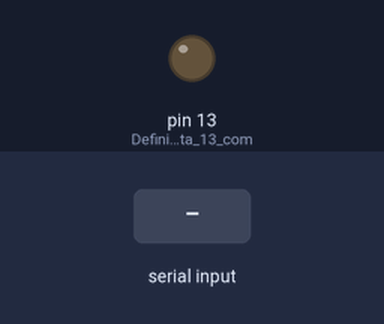
Bench run of a sketch on a simulated Arduino Uno, built with avr-gcc and run on an emulated ATmega328P. Shown: output pins drawn as LEDs (lit = HIGH). Inputs (shaded band) come from the test bench. What the sketch prints to the serial monitor is not drawn.

Above: at 1.2 s.
1.3 s: "L" received over Serial
At 2.2 s:
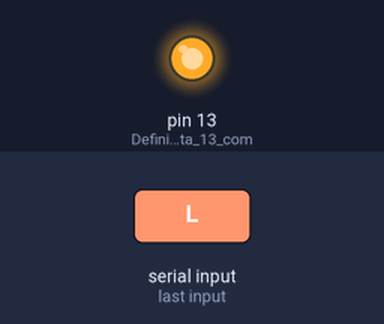
3.0 s: "D" received over Serial
At 3.4 s:
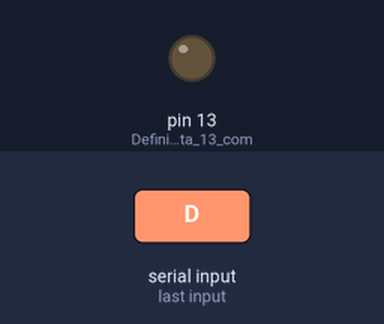
4.7 s: "1" received over Serial
At 5.9 s:
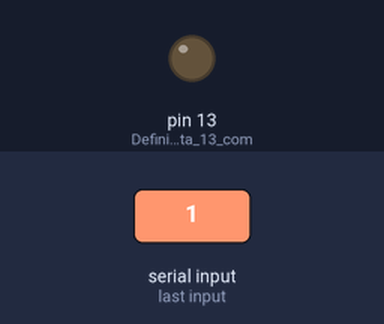
Timing chart, 0 to 7.7 s (numbered marks = the images above; inputs shaded):
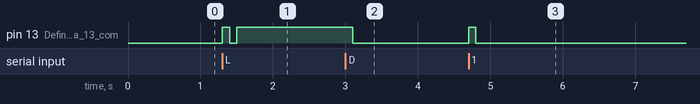

Measured:
- after the input at 1.3 s, pin 13 (Definição_da_Porta_13_com): LOW → HIGH at once, → LOW 0.10 s later, → HIGH 0.10 s later
- after the input at 3.0 s, pin 13 (Definição_da_Porta_13_com): HIGH → LOW after 0.10 s
- after the input at 4.7 s, pin 13 (Definição_da_Porta_13_com): LOW → HIGH at once, → LOW 0.10 s later

The sketch:

TesteConexao.ino
```cpp
//Configurações iniciais
void setup() {
  Serial.begin(9600);  //Taxa de transmissão
  pinMode(13, OUTPUT);  //Definição da Porta 13 como saída
}

//Função principal
void loop() {
  //declaração da variável (vetor) que armazenará os
  //dados recebidos via porta serial
  char mensagem[10];

  //declaração da variável que auxiliará em indicar a
  //posição no vetor para armazenar cada caractere lido
  int i=0;

  //Condição para verificar se exite informação sendo
  //recebida pela porta serial
  if (Serial.available())
  {
    //Sendo verdadeira a condição

    //realiza a leitura do caractere e atribui no vetor
    mensagem[i] = Serial.read();

    //incrementa 1 na variável i, para que o próximo
    //caractere lido, seja armazenado na próxima posição do vetor
    i++;

    digitalWrite(13, HIGH); //Acende o Led
    delay(100);  //Temo de espera de 100 milessegundos
    digitalWrite(13, LOW);  //Apaga o Led
    delay(100);
  }

  //adiciona o caractere que representa o final da string válida
  mensagem[i] = '\0';
  Serial.write(mensagem);  //Envia a string recebida para a porta Serial

  //Se a mensagem recebida na primeira posição do vetor
  //for a letra L
  if (mensagem[0] == 'L')
    digitalWrite(13, HIGH);  //Liga o Led

  //for a letra D
  if (mensagem[0] == 'D')
    digitalWrite(13, LOW);  //Apaga o led
}
```
